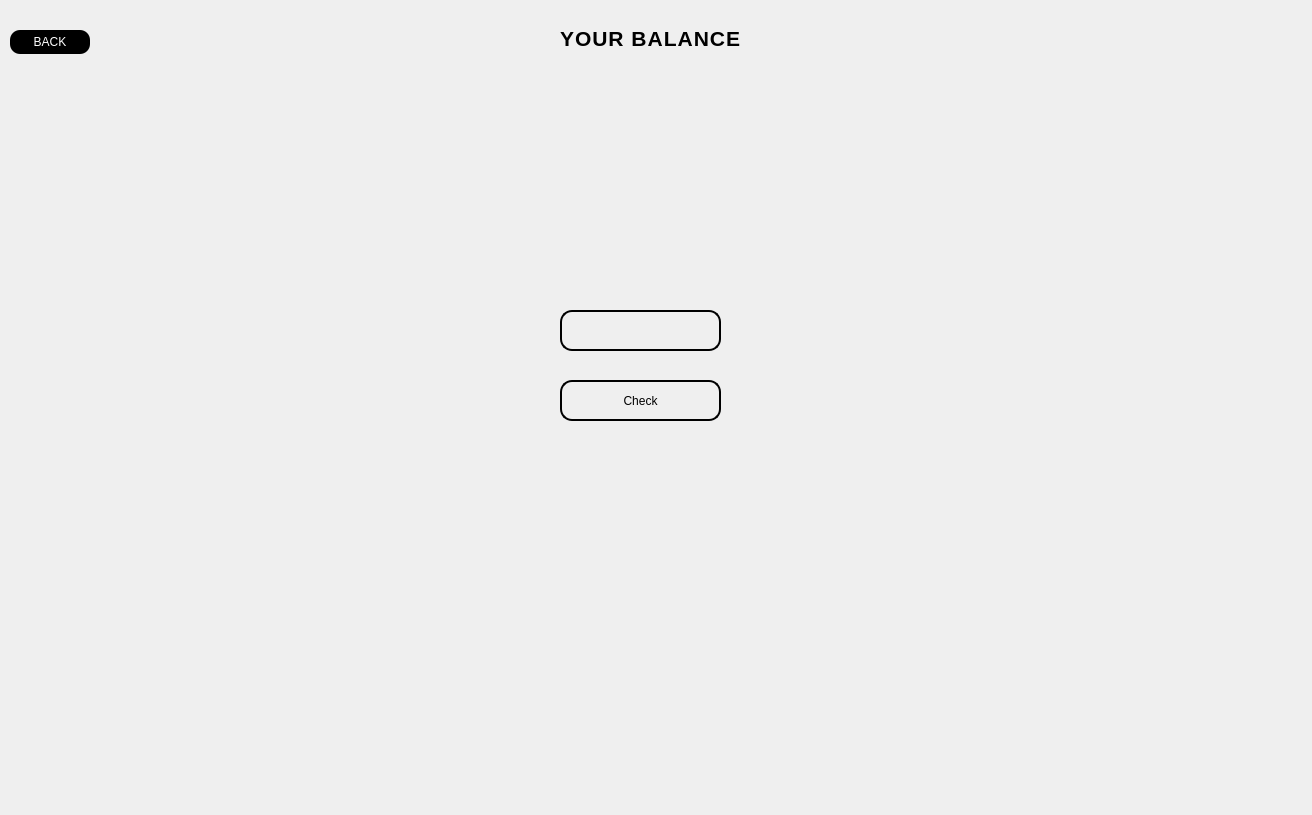
<?xml version="1.0" encoding="UTF-8"?>
<ui version="4.0">
 <class>CurrentUserBalanceDialog</class>
 <widget class="QDialog" name="CurrentUserBalanceDialog">
  <property name="geometry">
   <rect>
    <x>0</x>
    <y>0</y>
    <width>1312</width>
    <height>815</height>
   </rect>
  </property>
  <property name="windowTitle">
   <string>Dialog</string>
  </property>
  <widget class="QLabel" name="label">
   <property name="geometry">
    <rect>
     <x>560</x>
     <y>30</y>
     <width>191</width>
     <height>16</height>
    </rect>
   </property>
   <property name="styleSheet">
    <string notr="true">
color: rgb(0, 0, 0);
font-weight: bold;
font-size: 16pt;
font-family: &quot;Arial&quot;, sans-serif;
text-transform: uppercase;
letter-spacing: 1px;
</string>
   </property>
   <property name="text">
    <string>YOUR BALANCE</string>
   </property>
  </widget>
  <widget class="QPushButton" name="pushButton">
   <property name="geometry">
    <rect>
     <x>10</x>
     <y>30</y>
     <width>80</width>
     <height>24</height>
    </rect>
   </property>
   <property name="styleSheet">
    <string notr="true">#pushButton{
background-color:black;
color:white;
border-radius:10px;
}
#pushButton:hover{

background-color:rgb(85, 170, 255);
}

#pushButton:pressed{
	background-color: rgb(0, 85, 255);

}</string>
   </property>
   <property name="text">
    <string>BACK</string>
   </property>
  </widget>
  <widget class="QWidget" name="widget" native="true">
   <property name="geometry">
    <rect>
     <x>430</x>
     <y>190</y>
     <width>421</width>
     <height>361</height>
    </rect>
   </property>
   <property name="styleSheet">
    <string notr="true">#widget{
	border-image: url(:/images/border 1.png);
}</string>
   </property>
   <widget class="QTextEdit" name="textEditBalance">
    <property name="geometry">
     <rect>
      <x>130</x>
      <y>120</y>
      <width>161</width>
      <height>41</height>
     </rect>
    </property>
    <property name="styleSheet">
     <string notr="true">#textEditBalance{
	background-color: transparent;
border-radius: 12px ;
border: 2px solid black

}</string>
    </property>
   </widget>
   <widget class="QPushButton" name="pushButtonCULBalance">
    <property name="geometry">
     <rect>
      <x>130</x>
      <y>190</y>
      <width>161</width>
      <height>41</height>
     </rect>
    </property>
    <property name="styleSheet">
     <string notr="true">#pushButtonCULBalance{
color: rgb(0, 0, 0);
border-background: transparent;
border-radius :12px;
border: 2px solid black;
font: 700 11pt &quot;Arial&quot;;
}


#pushButtonCULBalance:hover{

background-color:rgb(85, 170, 255);
}

#pushButtonCULBalance:pressed{
	background-color: rgb(0, 85, 255);

}</string>
    </property>
    <property name="text">
     <string>Check</string>
    </property>
   </widget>
  </widget>
 </widget>
 <resources/>
 <connections/>
</ui>
